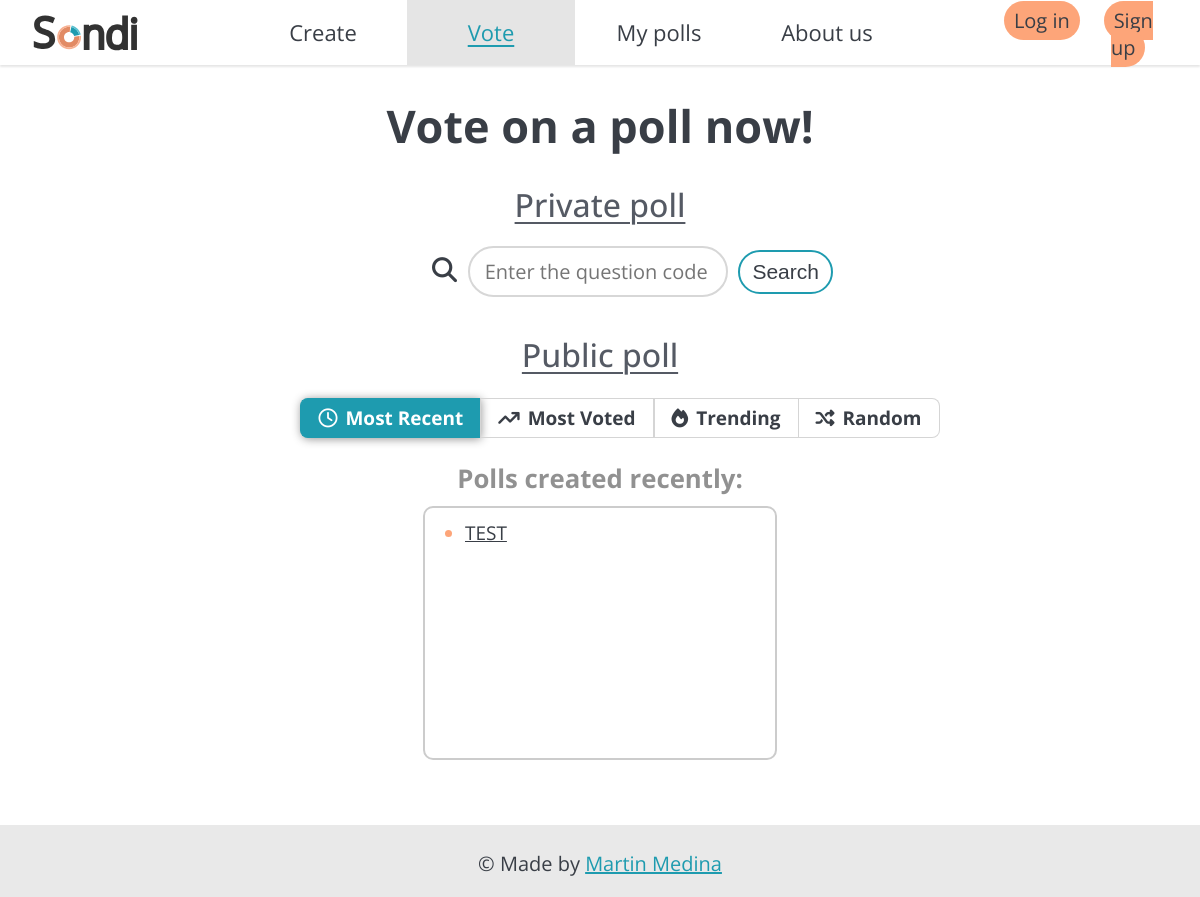
Before: /polls/ with the older database file.
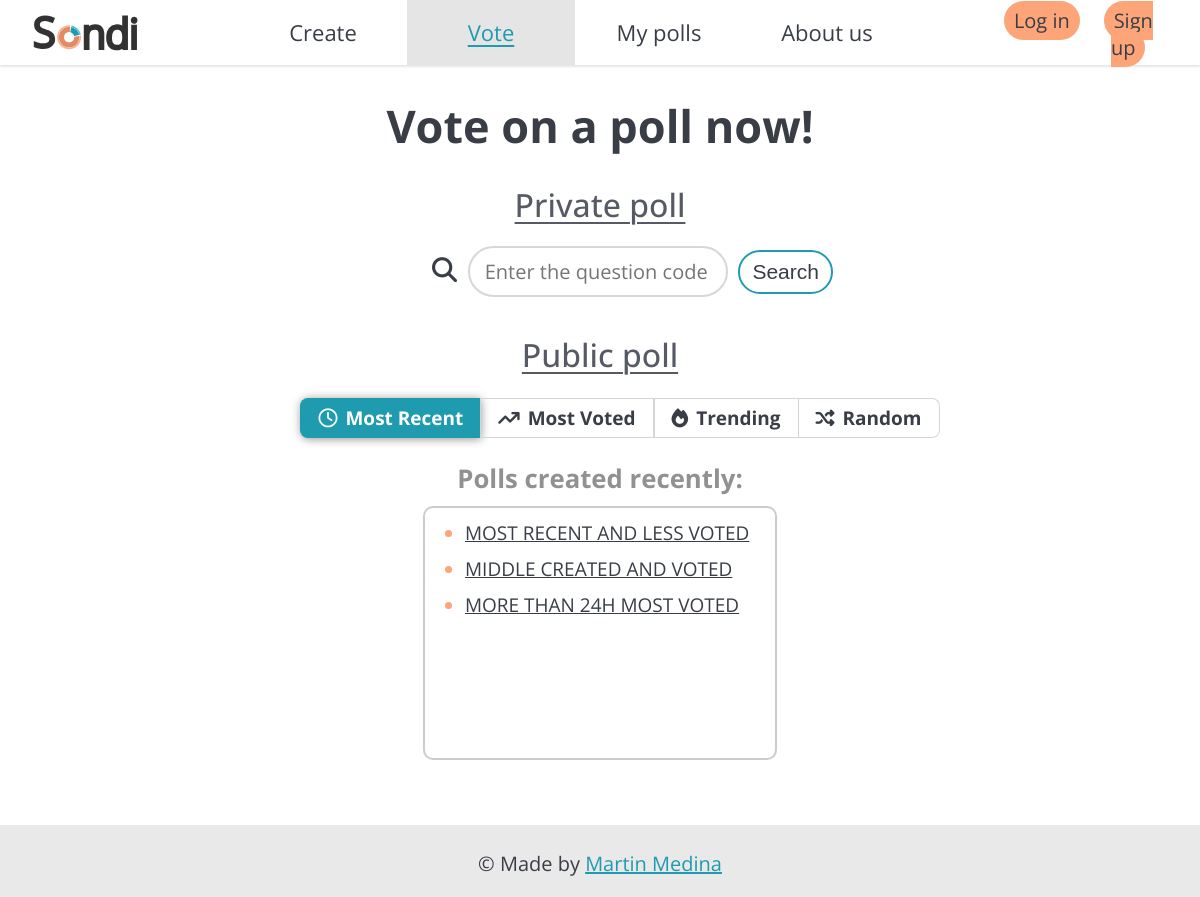
After: the same page with the newer database file.
### polls/models.py (models this page shows, shortened)
class Question(models.Model):
    question_text = models.CharField(max_length=200, blank=False)
    pub_date = models.DateTimeField("date published")
    code = models.CharField(max_length=6, blank=False, unique=True)
    VISIBILITY_CHOICES=[
        ('private', 'Private'),
        ('public', 'Public')
    ]
    visibility = models.CharField(blank=False, default='private', max_length=7, choices=VISIBILITY_CHOICES)

### polls/views.py (the view, shortened to what this page needs)
# urls.py: path("", views.IndexView.as_view(), name="index"),
class IndexView(generic.ListView, generic.FormView):
    template_name = "polls/index.html"
    context_object_name = "latest_question_list"
    form_class = CodeForm
    def get_queryset(self):
        most_recent = Question.objects.filter(visibility='public',
                                                pub_date__lte=timezone.now()
                                                ).order_by("-pub_date")[:20]
        most_voted = Question.objects.filter(visibility='public'
                                                ).annotate(total_votes=Sum('choice__votes')
                                                ).order_by('-total_votes')[:20]
        questions_last24h = Question.objects.filter(visibility='public',
                                                    pub_date__gte=timezone.now() - datetime.timedelta(days=1))
        trending = questions_last24h.annotate(total_votes=Sum('choice__votes')
                                              ).order_by('-total_votes')[:20]
        random = Question.objects.filter(visibility='public').order_by('?')[:20]
        return (most_recent, most_voted, trending, random)
    def get_context_data(self, **kwargs):
        context = super().get_context_data(**kwargs)
        context['form'] = self.get_form()
        most_recent, most_voted, trending, random = self.get_queryset()
        context['most_recent'] = most_recent
        context['most_voted'] = most_voted
        context['trending'] = trending
        context['random'] = random
        return context

### polls/forms.py
class CodeForm(forms.Form):
    question_code = forms.CharField(label=None, max_length=6, required=True,
                                    widget=forms.TextInput(attrs={
                                        'placeholder': 'Enter the question code'
                                        }),
                                    )

### polls/templates/polls/index.html (shortened to what this page needs)
{% extends "base.html" %}
{% block css %}
{% load static %}
{% static 'polls/style.css' %}
{% endblock %}
{% block voteSelected %}
class="selected"
{% endblock %}
{% block content %}
<main id="polls-index-main">
    <h1>Vote on a poll now!</h1>
    <h2>Private poll</h2>
    <form method="POST" id="search-form">
       <i class="fa-solid fa-magnifying-glass"></i>
        {{ form }}
        <button type="submit" id="search-button" class="button">Search</button>
    </form>
    <h2>Public poll</h2>
    <div id="topic-search-bar">
        <ul>
            <li id="most-recent" onclick="mostRecentSelected()" class="selected"><i class="fa-regular fa-clock"></i>Most Recent</li>
            <li id="most-voted" onclick="mostVotedSelected()" class=""><i class="fa-solid fa-arrow-trend-up"></i>Most Voted</li>
            <li id="trending" onclick="trendingSelected()" class=""><i class="fa-solid fa-fire"></i>Trending</li>
            <li id="random" onclick="randomSelected()" class=""><i class="fa-solid fa-shuffle"></i>Random</li>
        </ul>
    </div>
    <h3 id="public-questions-topic-title">Polls created recently:</h3>
    <div id="public-questions-list">
        <div id="most-recent-questions" class="">
            {% if most_recent %}
                <ul>
                {% for question in most_recent %}
                    <li><a href="/polls/vote/{{ question.code }}/">{{ question.question_text }}</a></li>
                {% endfor %}
                </ul>
            {% else %}
                <p>No polls are available.</p>
            {% endif %}
        </div>
    </div>
</main>
{% endblock %}

### templates/base.html (shortened to what this page needs)
<html lang="en">
<head>
    {% load static %}
    <link rel="stylesheet" href="{% static 'base.css' %}">
    <link rel="stylesheet" href="{% block css %}{% endblock %}">
</head>
<body>
    <div id="wrapper">
        <nav>
            <a href="{% url 'home:index' %}"><img src="{% static 'images/sondi-logo.svg' %}" alt="Logo" width="120px"></a>
            <ul>
                <li><a href="{% url 'polls:create' %}" {% block createSelected %}{% endblock %}>Create</a></li>
                <li><a href="{% url 'polls:index' %}" {% block voteSelected %}{% endblock %}>Vote</a></li>
                <li><a href="" {% block mypollsSelected %}{% endblock %}>My polls</a></li>
                <li><a href="{% url 'home:about' %}" {% block aboutUsSelected %}{% endblock %}>About us</a></li>
            </ul>
            <div id="registration">
                <ul>
                    <li><a href="">Log in</a></li>
                    <li><a href="">Sign up</a></li>
                </ul>
            </div>
        </nav>
        {% block content %}{% endblock %}
        <footer>
            <p>© Made by <a href="https://medinammartin3.github.io/" target="_blank">Martin Medina</a></p>
        </footer>
    </div>
</body>
</html>

### static/base.css (style rules this page uses)
html, body { height: 100%; }
body { width: 100%; background-color: #fffffffc; font-family: "Open sans", sans-serif; font-size: 22px; color: #393e46; margin: 0; display: flex; flex-direction: column; }
nav { background-color: #fffffffc; width: 100%; display: flex; flex-direction: row; justify-content: center; align-items: center; box-shadow: 0 2px 2px 0 rgba(0, 0, 0, 0.1); position: fixed; top: 0; left: 0; }
nav ul { width: 70%; display: flex; flex-direction: row; list-style-type: none; justify-content: center; padding-left: 10px; margin: 0; }
nav > ul li { height: 65px; width: 20%; line-height: 65px; text-align: center; }
nav > ul li:last-child { border: none; }
nav > ul a { display: block; width: 100%; text-decoration: none; color: #393e46; }
#registration { width: 15%; }
#registration ul { width: 100%; display: flex; flex-direction: row; list-style-type: none; justify-content: center; padding-left: 0; }
#registration li { width: 48%; text-align: center; }
#registration a { color: #393e46; background-color: #fda579; font-size: 20px; text-decoration: none; padding: 6px 10px; border-radius: 40px; }
.selected { background-color: #e5e5e5 !important; color: #1e9baf; text-decoration-color: #1e9baf !important; text-decoration: underline; text-decoration-thickness: 1.5px; text-underline-offset: 4px; }
footer { background-color: #e9e9e9; text-align: center; width: 100%; height: 75px; }
footer p { font-size: 20px; padding-top: 5px; }
footer a { color: #1e9baf; text-decoration-color: #1e9baf; }
#wrapper { display: flex; flex-direction: column; min-height: 100vh; }
main { flex: 1; margin: 65px 0; }
.button { text-decoration: none; color: #393e46; border-radius: 40px; border: solid #fda579 3px; background-color: #fffffffc; }

### polls/static/polls/style.css (style rules this page uses)
main { text-align: center; }
h1 { font-size: 45px; margin-bottom: 25px; }
h2 { font-size: 32px; font-weight: 450; color: #555a64; margin-bottom: 15px; text-decoration: underline; text-decoration-thickness: 2px; text-underline-offset: 5px; }
h3 { color: #919191; }
form { margin: 0; }
.button { padding: 7px 20px; }
input { color: #393e46; border-radius: 40px; border: solid #d7d7d7 2px; width: 25vw; padding: 10px 15px; font-family: "Open sans", sans-serif; font-size: 20px; }
#polls-index-main h2 { margin-bottom: 10px; }
#polls-index-main h3 { margin: 0; }
#search-form i { margin-left: 65px; font-size: 25px; padding-right: 5px; }
#search-form input { width: 260px; margin: 10px 5px 10px 0; }
#search-button { font-size: 21px; margin: 10px 0 0 0; border: solid #1e9baf 2.5px; padding: 8px 12px; }
#topic-search-bar ul { display: flex; flex-direction: row; justify-content: center; }
#topic-search-bar li.selected { text-decoration: none; background-color: #1e9baf !important; color: #FFF; box-shadow: 1px 1px 10px #929292; border-color: #1e9baf; }
#topic-search-bar i { margin-right: 8px; }
#public-questions-list { margin: 10px auto 0 auto; padding-top: 0; height: 250px; width: fit-content; min-width: 350px; border: 2px solid #ccc; border-radius: 10px; font-size: 19px; overflow: auto; }
#public-questions-list ul { margin: 12px 0; }
#public-questions-list li { margin-top: 0; margin-bottom: 10px; }
ul li { text-align: left; color: #393e46; }
ul li::marker { color: #fda579; }
#public-questions-list a { color: #393e46; }

Changed rows visible on the page:
removed Question: question_text "TEST"
added Question: question_text "MOST RECENT AND LESS VOTED"
added Question: question_text "MIDDLE CREATED AND VOTED"
added Question: question_text "MORE THAN 24H MOST VOTED"
